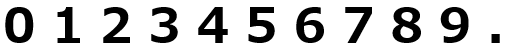
#> input picture imgs/templates.png, 507 x 49 px, found by its file name
$ python lab6.py   (older library calls are emulated)
#> lines starting #> are read from the running program, lines starting #| are printed output that depends on the picture; after the words box and inside, x2 and y2 are one past the last pixel; in counts of white or black regions, pixels touching at a corner belong together
import cv2
import numpy as np
from imutils import contours

# 读取模版
templates = cv2.imread('D:\\Desktop\\workspace\\study_resp\\imgs\\templates.png')  # 读取图像
#> templates is the input picture: shape (49, 507, 3); min 0, max 255, mean 201.1
gray_tem = cv2.cvtColor(templates, cv2.COLOR_BGR2GRAY)
cv2.imshow("template", templates)

# 高斯滤波
gauss_tem=cv2.GaussianBlur(gray_tem,(5,5),1)

# 进行二值化处理
_, thresh_tem = cv2.threshold(gauss_tem, 0, 255, cv2.THRESH_BINARY_INV | cv2.THRESH_OTSU)
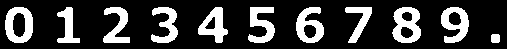
#> thresh_tem: shape (49, 507); 21.9% white; 11 white regions

# cv2.imshow('thresh_tem',thresh_tem)
# cv2.waitKey(0)
# cv2.destroyAllWindows()

# 轮廓检测
temCnts, hierarchy = cv2.findContours(thresh_tem.copy(), cv2.RETR_EXTERNAL, cv2.CHAIN_APPROX_SIMPLE)
#> temCnts = 11 contours; largest, box (x1, y1, x2, y2) and area: (5, 7, 33, 43) 811, (392, 7, 421, 43) 788, (441, 7, 469, 43) 650, (296, 7, 324, 43) 646, (198, 7, 228, 43) 562
Contours_tem=cv2.drawContours(templates, temCnts, -1, (0, 0, 255), 1)

# cv2.imshow('Contours_tem',Contours_tem)
# cv2.waitKey(0)
# cv2.destroyAllWindows()

# 对轮廓进行排序
temCnts = contours.sort_contours(temCnts, method="left-to-right")[0]  # 排序，从左到右，从上到下

digits = {}
# 遍历每一个轮廓
for (i, c) in enumerate(temCnts):
    # 计算外接矩形并且resize成合适大小
    (x, y, w, h) = cv2.boundingRect(c)
    roi = thresh_tem[y:y + h, x:x + w]
    roi = cv2.resize(roi, (30, 40))
    # 每一个数字对应每一个模板
    digits[i] = roi
#> this loop made 11 passes
#> (x, y, w, h) on passes 1 to 11: (5, 7, 28, 36), (57, 7, 23, 36), (103, 7, 27, 36), (151, 7, 27, 36), (198, 7, 30, 36), (248, 7, 27, 36), (296, 7, 28, 36), (345, 7, 27, 36), (392, 7, 29, 36), (441, 7, 28, 36), (491, 34, 9, 9)
#> after the loop, digits = 11 items
    # cv2.imshow('tem_roi',roi)
    # cv2.waitKey(0)
    # cv2.destroyAllWindows()


# 读取图像
image = cv2.imread('D:\\Desktop\\workspace\\study_resp\\imgs\\digits.png')  # 读取图像
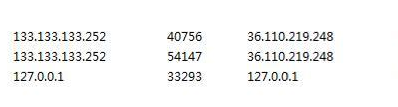
#> input picture imgs/digits.png, 398 x 107 px, found by its file name
#> image is the input picture: shape (107, 398, 3); mean B, G, R 245.2, 245.6, 245.4
gray_img = cv2.cvtColor(image, cv2.COLOR_BGR2GRAY)

# 高斯滤波
# gauss_img=cv2.GaussianBlur(gray_img,(1,1),1)

# 进行二值化处理
_, thresh_img = cv2.threshold(gray_img, 0, 255, cv2.THRESH_BINARY_INV | cv2.THRESH_OTSU)
#> thresh_img: shape (107, 398); 4.2% white in thin lines or dots, all inside (x1, y1, x2, y2) = (14, 32, 333, 81)

cv2.imshow("image", image)
# cv2.imshow('thresh_img',thresh_img)
cv2.waitKey(0)
cv2.destroyAllWindows()

# 定义卷积核
kernel = cv2.getStructuringElement(cv2.MORPH_RECT, (5, 5))

# 顶帽操作
tophat_img = cv2.morphologyEx(thresh_img, cv2.MORPH_TOPHAT, kernel)

# sobel操作
sobelx_img = cv2.Sobel(tophat_img, cv2.CV_64F, 1, 0, ksize=3)
sobelx_img = cv2.convertScaleAbs(sobelx_img)
#> sobelx_img: shape (107, 398); 10.8% white; 35 white regions (4 under 20 px), largest, box (x1, y1, x2, y2) and area: (167, 71, 202, 82) 323, (166, 31, 203, 42) 301, (167, 51, 203, 62) 288
sobely_img = cv2.Sobel(tophat_img, cv2.CV_64F, 0, 1, ksize=3)
sobely_img = cv2.convertScaleAbs(sobely_img)
#> sobely_img: shape (107, 398); 9.2% white in thin lines or dots, all inside (x1, y1, x2, y2) = (13, 31, 334, 82)
sobelxy_img = cv2.addWeighted(sobelx_img, 1, sobely_img, 1, 0)
#> sobelxy_img: shape (107, 398); 11.9% white; 11 white regions, largest, box (x1, y1, x2, y2) and area: (13, 31, 107, 42) 830, (13, 51, 106, 62) 828, (247, 51, 334, 62) 779

# 闭操作
closed_img = cv2.morphologyEx(sobelxy_img, cv2.MORPH_CLOSE, kernel)
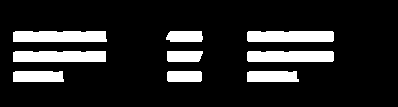
#> closed_img: shape (107, 398); 14.4% white; 9 white regions

# 寻找轮廓
imgCnts, hierarchy = cv2.findContours(closed_img.copy(), cv2.RETR_EXTERNAL,cv2.CHAIN_APPROX_SIMPLE)
#> imgCnts = 9 contours; largest, box (x1, y1, x2, y2) and area: (13, 31, 107, 42) 904, (13, 51, 106, 62) 902, (247, 51, 334, 62) 848, (247, 31, 334, 42) 848, (247, 71, 299, 82) 488

# 将轮廓显示在原图上
Cnts_img=cv2.drawContours(image.copy(), imgCnts, -1, (0, 0, 255), 1)

def sort_contour(cnt):
    # 获取轮廓的边界框
    x, y, w, h = cv2.boundingRect(cnt)
#> x = 247; y = 71; w = 52; h = 11
    return (y, x)  # 返回左上角坐标 (y, x)

# 轮廓排序
# imgCnts, boundingBoxes = contours.sort_contours(imgCnts, method="top-to-bottom")
imgCnts = sorted(imgCnts, key=sort_contour)
#> imgCnts = 9 contours; largest, box (x1, y1, x2, y2) and area: (13, 31, 107, 42) 904, (13, 51, 106, 62) 902, (247, 31, 334, 42) 848, (247, 51, 334, 62) 848, (247, 71, 299, 82) 488

# [7 lines of commented-out code are left out]

result_img=image.copy()
output=[]
# 对每个轮廓进行操作
for (i,ic) in enumerate(imgCnts):
    roioutput=[]
    # 计算包含轮廓的最小矩形
    (rx, ry, rw, rh) = cv2.boundingRect(ic)
    # 截取矩形所包含区域
    roi = gray_img[ry - 1:ry + rh + 1, rx - 1:rx + rw + 1]
    # 对矩形区域进行放大
    roi = cv2.resize(roi,(rw*4,rh*4))

    # 高斯滤波
    # roi=cv2.GaussianBlur(roi,(3,3),1)

    # 进行二值化处理
    _, roi = cv2.threshold(roi, 0, 255, cv2.THRESH_BINARY_INV | cv2.THRESH_OTSU)

    # 进行腐蚀处理
    erodekernal=np.ones((3,1),np.uint8)
    roi=cv2.erode(roi,erodekernal,iterations=1)

    # cv2.imshow('img_roi',roi)
    # cv2.waitKey(0)
    # cv2.destroyAllWindows()

    # 提取区域中的每一个数字的轮廓
    digitCnts,hierarchy = cv2.findContours(roi.copy(), cv2.RETR_EXTERNAL, cv2.CHAIN_APPROX_SIMPLE)
    # 从左到右排序数字轮廓
    digitCnts = contours.sort_contours(digitCnts, method="left-to-right")[0]

    # 识别区域中每个数字
    for dc in digitCnts:
        # 截取单个数字的矩形图像
        (dx,dy,dw,dh) = cv2.boundingRect(dc)
        roi_digit = roi[dy : dy + dh, dx:dx + dw]
        # 调整单个数字图像的大小与模版相匹配(30,40)
        roi_digit = cv2.resize(roi_digit, (30,40))

        # 计算单个数字图像与每个模版的匹配得分
        scores=[]
        for(digit,digitROI) in digits.items():
            result=cv2.matchTemplate(roi_digit,digitROI,cv2.TM_CCOEFF)
            (_,scr,_,_)=cv2.minMaxLoc(result)
            scores.append(scr)

        # 若匹配得分最大值的index是10或者匹配得分最大值低于一千万则判定该字符为'.'
        maxi=np.argmax(scores)
        if maxi==10 or np.max(scores)<1e7:
            roioutput.append('.')
        else:
            roioutput.extend(str(maxi))

        # cv2.imshow('roi_digit',roi_digit)
        # cv2.waitKey(0)
        # cv2.destroyAllWindows()

    # 在原图中标记
    result_img=cv2.rectangle(result_img, (rx, ry),
                  (rx + rw, ry + rh), (0, 0, 255), 1)
    result_img=cv2.putText(result_img, "".join(roioutput), (rx, ry - 2),
                cv2.FONT_HERSHEY_SIMPLEX, 0.3, (0, 0, 255), 1)

    # 检测结果
    output.append(roioutput)
#> this loop made 9 passes
#> (rx, ry, rw) on passes 1 to 9: (13, 31, 94), (166, 31, 37), (247, 31, 87), (13, 51, 93), (167, 51, 36), (247, 51, 87), (13, 71, 51), (167, 71, 35), (247, 71, 52)
#> pass 1, `roi=cv2.erode(roi,erodekernal,iterations=1)`:
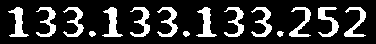
#> roi: shape (44, 376); 19.1% white; 15 white regions, largest, box (x1, y1, x2, y2) and area: (318, 7, 339, 37) 277, (102, 7, 123, 37) 272, (8, 7, 29, 37) 269
#> after the loop:
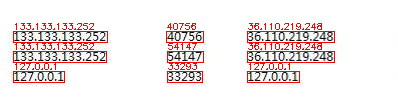
#> result_img: shape (107, 398, 3); mean B, G, R 231.2, 231.6, 245.8
#> after the loop:
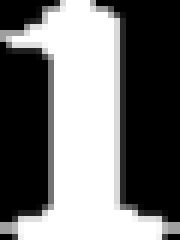
#> roi_digit: shape (40, 30) (shown 6 times larger); min 0, max 255, mean 115.7
#> after the loop, output = 9 items

print('Image Numbers Detected: ')
k=0
for i in range(0,3):
    for j in range(0,3):
        print(''.join('{}'.format(item) for item in output[k]),end=' ')
        k+=1
    print('\n')
#> this loop made 3 passes
#| 133.133.133.252 40756 36.110.219.248
#| 133.133.133.252 54147 36.110.219.248
#| 127.0.0.1 33293 127.0.0.1
#> after the loop, k = 9
s=result_img.shape
#> s = (107, 398, 3)
result_img=cv2.resize(result_img,(s[1]*2,s[0]*2))
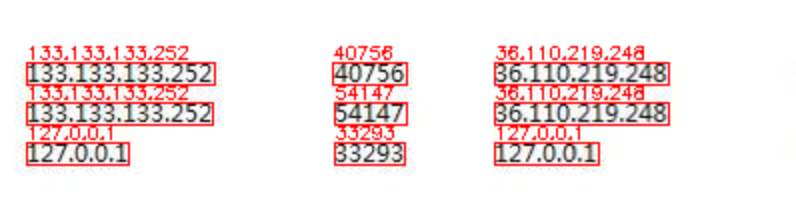
#> result_img: shape (214, 796, 3); mean B, G, R 231.2, 231.6, 245.8
cv2.imshow('result_img',result_img)
cv2.waitKey(0)
cv2.destroyAllWindows()
